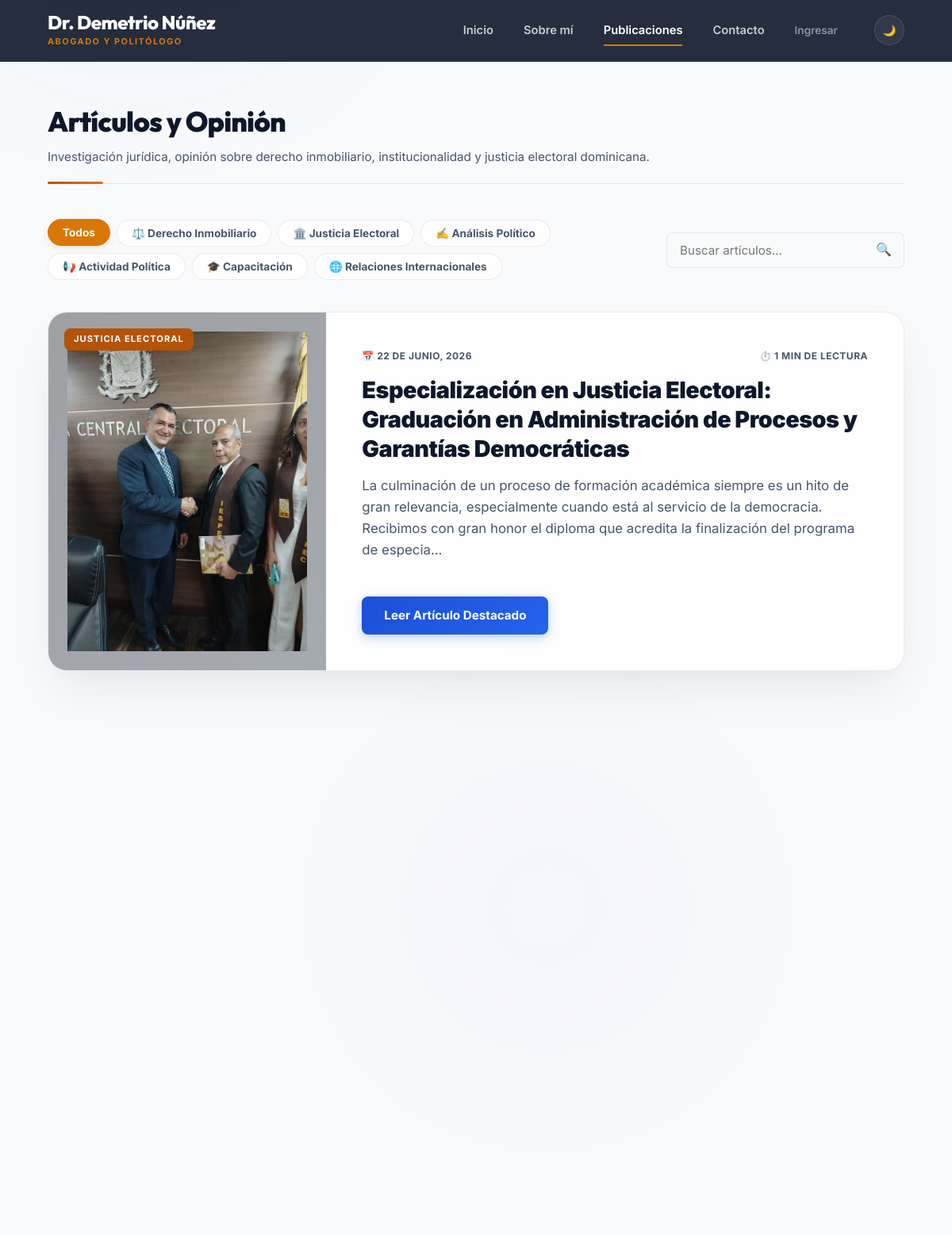
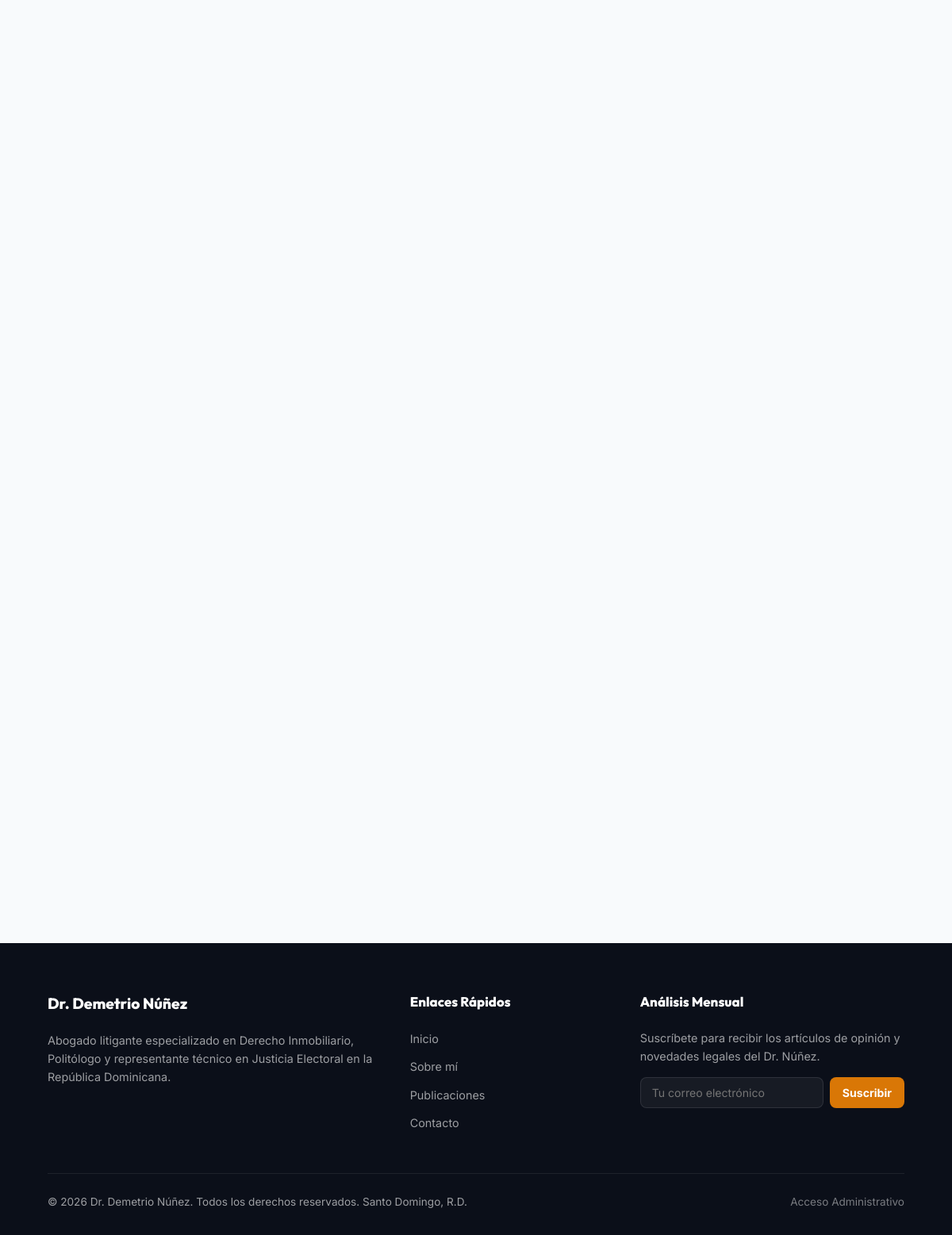
The app's page /index.php?url=post/index with its own data (2 pictures, top to bottom).
### tables this page shows
CREATE TABLE IF NOT EXISTS `posts` (
  `id` INT AUTO_INCREMENT PRIMARY KEY,
  `title` VARCHAR(255) NOT NULL,
  `slug` VARCHAR(255) NOT NULL UNIQUE,
  `content` TEXT NOT NULL,
  `image` VARCHAR(255) DEFAULT NULL,
  `category` VARCHAR(100) NOT NULL DEFAULT 'Análisis Político',
  `created_at` TIMESTAMP DEFAULT CURRENT_TIMESTAMP,
  `updated_at` TIMESTAMP DEFAULT CURRENT_TIMESTAMP ON UPDATE CURRENT_TIMESTAMP
);

### core/Controller.php (called while the page is built, shortened)
<?php
class Controller {
    public function view($view, $data = []) {
        require_once '../app/views/layout.php';
    }
    public function model($model) {
        return new $model();
    }
}
?>

### app/controllers/PostController.php (called while the page is built, shortened)
<?php
class PostController extends Controller {
    public function index() {
        $postModel = $this->model('Post');
        $posts = $postModel->getAll();
        $this->view('posts/index', [
            'posts' => $posts
        ]);
    }
}
?>

### core/App.php (called while the page is built, shortened)
<?php
class App {
    protected $method = 'index';
    public function __construct() {
        $url = $this->parseUrl();
        if (isset($url[0]) && !empty($url[0])) {
            $controllerName = ucfirst($url[0]) . 'Controller';
            if (file_exists('../app/controllers/' . $controllerName . '.php')) {
                unset($url[0]);
            } else {
                header("HTTP/1.0 404 Not Found");
                echo "<h1 style='font-family:sans-serif;text-align:center;margin-top:50px;'>Error 404: Página no encontrada</h1>";
                die();
            }
        }
        $this->controller = new $this->controller;
        if (isset($url[1]) && !empty($url[1])) {
            if (method_exists($this->controller, $url[1])) {
                $this->method = $url[1];
                unset($url[1]);
            } else {
                header("HTTP/1.0 404 Not Found");
                echo "<h1 style='font-family:sans-serif;text-align:center;margin-top:50px;'>Error 404: Acción no encontrada</h1>";
                die();
            }
        }
        $this->params = $url ? array_values($url) : [];
        call_user_func_array([$this->controller, $this->method], $this->params);
    }
    private function parseUrl() {
        if (isset($_GET['url']) && !empty($_GET['url'])) {
            return explode('/', filter_var(rtrim($_GET['url'], '/'), FILTER_SANITIZE_URL));
        }
        return [];
    }
}
?>

### public/index.php (called while the page is built)
<?php
require_once '../app/init.php';
$app = new App();
?>

### app/init.php (called while the page is built, shortened)
<?php
function getDbConnection() {
    try {
        $dsn = "mysql:host=" . DB_HOST . ";dbname=" . DB_NAME . ";charset=utf8mb4";
        $pdo = new PDO($dsn, DB_USER, DB_PASS);
        $pdo->setAttribute(PDO::ATTR_ERRMODE, PDO::ERRMODE_EXCEPTION);
        try {
            $stmt = $pdo->query("SHOW COLUMNS FROM `posts` LIKE 'category'");
        } catch (PDOException $ex) {
        }
        try {
            $pdo->exec("CREATE TABLE IF NOT EXISTS `settings` (
                `key` VARCHAR(50) PRIMARY KEY,
                `value` TEXT DEFAULT NULL
            ) ENGINE=InnoDB DEFAULT CHARSET=utf8mb4");
            $stmt = $pdo->query("SELECT COUNT(*) FROM `settings`");
            if ($stmt->fetchColumn() == 0) {
                $pdo->exec("INSERT INTO `settings` (`key`, `value`) VALUES
                    ('social_facebook', 'https://facebook.com'),
                    ('social_twitter', 'https://twitter.com'),
                    ('social_instagram', 'https://instagram.com'),
                    ('social_linkedin', 'https://linkedin.com')");
            }
        } catch (PDOException $ex) {
        }
        return $pdo;
    } catch (PDOException $e) {
        try {
            $dsnWithoutDb = "mysql:host=" . DB_HOST . ";charset=utf8mb4";
            $pdoInit = new PDO($dsnWithoutDb, DB_USER, DB_PASS);
            $pdoInit->setAttribute(PDO::ATTR_ERRMODE, PDO::ERRMODE_EXCEPTION);
            $sqlFile = ROOT_DIR . '/app/database.sql';
            if (file_exists($sqlFile)) {
                $sqlContent = file_get_contents($sqlFile);
                $pdoInit->exec($sqlContent);
                $dsnWithDb = "mysql:host=" . DB_HOST . ";dbname=" . DB_NAME . ";charset=utf8mb4";
                $pdo = new PDO($dsnWithDb, DB_USER, DB_PASS);
                $pdo->setAttribute(PDO::ATTR_ERRMODE, PDO::ERRMODE_EXCEPTION);
                return $pdo;
            } else {
                die("Error: El archivo de base de datos 'database.sql' no se encuentra en: " . $sqlFile);
            }
        } catch (PDOException $ex) {
            die("Error crítico de auto-instalación de base de datos: " . $ex->getMessage());
        }
    }
}
spl_autoload_register(function ($class) {
    $paths = [
        ROOT_DIR . '/core/',
        ROOT_DIR . '/app/controllers/',
        ROOT_DIR . '/app/models/',
    ];
    foreach ($paths as $path) {
        $file = $path . $class . '.php';
        if (file_exists($file)) {
            return;
        }
    }
});
function formatSpanishDate($dateStr) {
    $timestamp = strtotime($dateStr);
    $months = [
        'January' => 'enero', 'February' => 'febrero', 'March' => 'marzo',
        'April' => 'abril', 'May' => 'mayo', 'June' => 'junio',
        'July' => 'julio', 'August' => 'agosto', 'September' => 'septiembre',
        'October' => 'octubre', 'November' => 'noviembre', 'December' => 'diciembre'
    ];
    $day = date('j', $timestamp);
    $monthEnglish = date('F', $timestamp);
    $monthSpanish = $months[$monthEnglish] ?? $monthEnglish;
    $year = date('Y', $timestamp);
    return "$day de $monthSpanish, $year";
}
?>

### app/models/Database.php (called while the page is built)
<?php
class Database {
    private static $connection = null;
    public static function getConnection() {
        if (self::$connection === null) {
            self::$connection = getDbConnection();
        }
        return self::$connection;
    }
}
?>

### app/models/Post.php (called while the page is built, shortened)
<?php
class Post {
    private $db;
    public function __construct() {
        $this->db = Database::getConnection();
    }
    public function getAll() {
        $query = 'SELECT * FROM posts ORDER BY created_at DESC';
        $stmt = $this->db->prepare($query);
        $stmt->execute();
        return $stmt->fetchAll(PDO::FETCH_ASSOC);
    }
}
?>

### app/views/posts/index.php (the view, shortened to what this page needs)
<div class="section-header animate-on-scroll">
    <div>
        <h2 class="section-title">Artículos y Opinión</h2>
        <p style="color: var(--text-muted); font-size: 0.95rem; margin-top: 5px;">Investigación jurídica, opinión sobre derecho inmobiliario, institucionalidad y justicia electoral dominicana.</p>
    </div>
</div>
<?php if (!empty($posts)): ?>
    <div class="blog-filter-bar animate-on-scroll">
        <div class="filter-container">
            <button class="filter-pill active" data-filter="all">Todos</button>
            <button class="filter-pill" data-filter="Derecho Inmobiliario">⚖️ Derecho Inmobiliario</button>
            <button class="filter-pill" data-filter="Justicia Electoral">🏛️ Justicia Electoral</button>
            <button class="filter-pill" data-filter="Análisis Político">✍️ Análisis Político</button>
            <button class="filter-pill" data-filter="Actividad Política">📢 Actividad Política</button>
            <button class="filter-pill" data-filter="Capacitación">🎓 Capacitación</button>
            <button class="filter-pill" data-filter="Relaciones Internacionales">🌐 Relaciones Internacionales</button>
        </div>
        <div class="search-container">
            <input type="text" id="search-input" placeholder="Buscar artículos...">
            <span class="search-icon">🔍</span>
        </div>
    </div>
    <?php
    $featured = $posts[0];
    $featuredCategory = $featured['category'] ?? 'Análisis Político';
    $featuredWords = str_word_count(strip_tags($featured['content']));
    $featuredReadTime = max(1, ceil($featuredWords / 220));
    ?>
    <div class="featured-post animate-on-scroll" data-category="<?= $featuredCategory ?>">
        <div class="featured-post-image">
            <span class="featured-post-badge"><?= $featuredCategory ?></span>
            <?php if (!empty($featured['image'])): ?>
                <img src="<?= BASE_URL ?>uploads/<?= htmlspecialchars($featured['image']) ?>" alt="<?= htmlspecialchars($featured['title']) ?>" class="creative-image">
            <?php endif; ?>
        </div>
        <div class="featured-post-details">
            <div class="post-card-meta" style="margin-bottom: 15px;">
                <span>📅 <?= formatSpanishDate($featured['created_at']) ?></span>
                <span>⏱️ <?= $featuredReadTime ?> min de lectura</span>
            </div>
            <h3 class="featured-post-title">
                <a href="<?= BASE_URL ?>index.php?url=post/show/<?= $featured['slug'] ?>" style="color: var(--text-main);">
                    <?= htmlspecialchars($featured['title']) ?>
                </a>
            </h3>
            <p class="post-card-excerpt" style="font-size: 1.05rem; margin-bottom: 25px;">
                <?= htmlspecialchars(substr(strip_tags($featured['content']), 0, 240)) ?>...
            </p>
            <a href="<?= BASE_URL ?>index.php?url=post/show/<?= $featured['slug'] ?>" class="btn btn-primary" style="align-self: flex-start; padding: 12px 28px;">Leer Artículo Destacado</a>
        </div>
    </div>
    <div class="blog-grid" id="posts-grid">
    </div>
<?php endif; ?>

### records on screen
posts: category "JUSTICIA ELECTORAL", image (picture), created_at "22 DE JUNIO, 2026", content "1", title "Especialización en Justicia Electoral: Graduación en Administración de Procesos y Garantías Democráticas", content "La culminación de un proceso de formación académica siempre es un hito de gran relevancia, especialmente cuando está al servicio de la democracia. Recibimos con gran honor el diploma que acredita la finalización del programa de especia"
